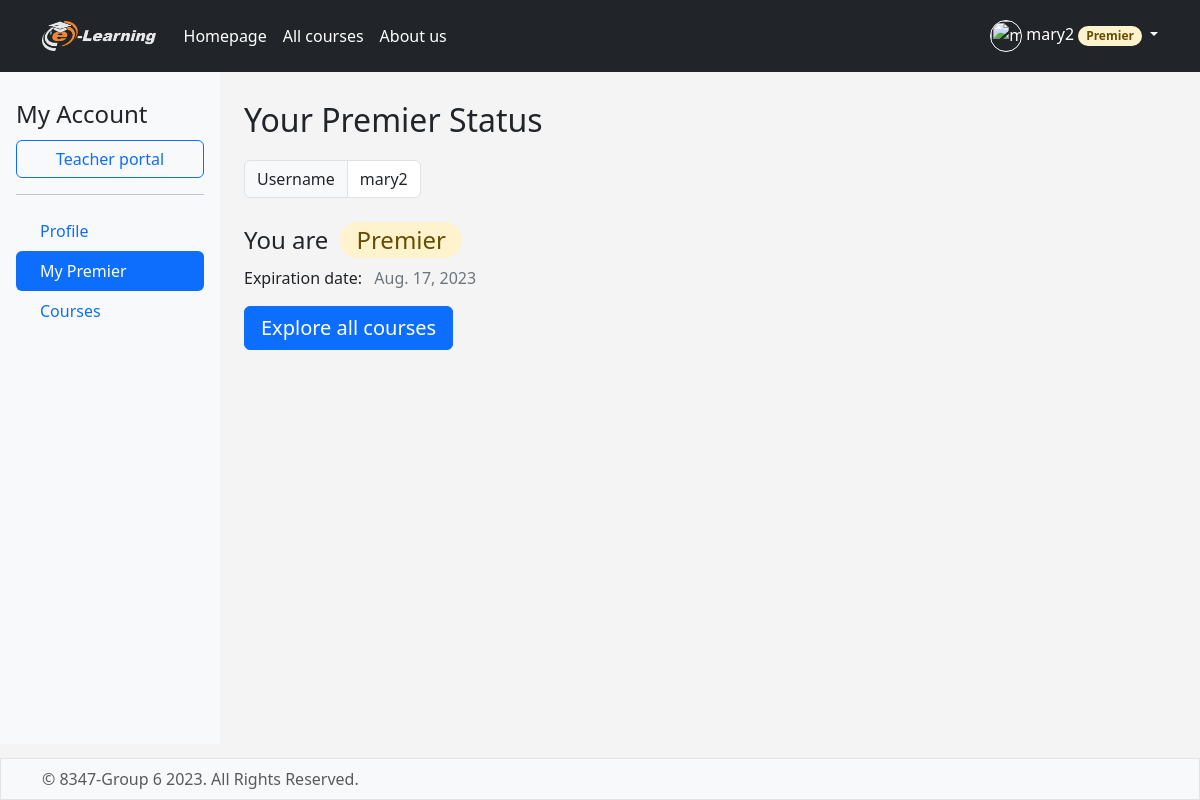
Before: /mypremier/ (signed in) with the older database file.
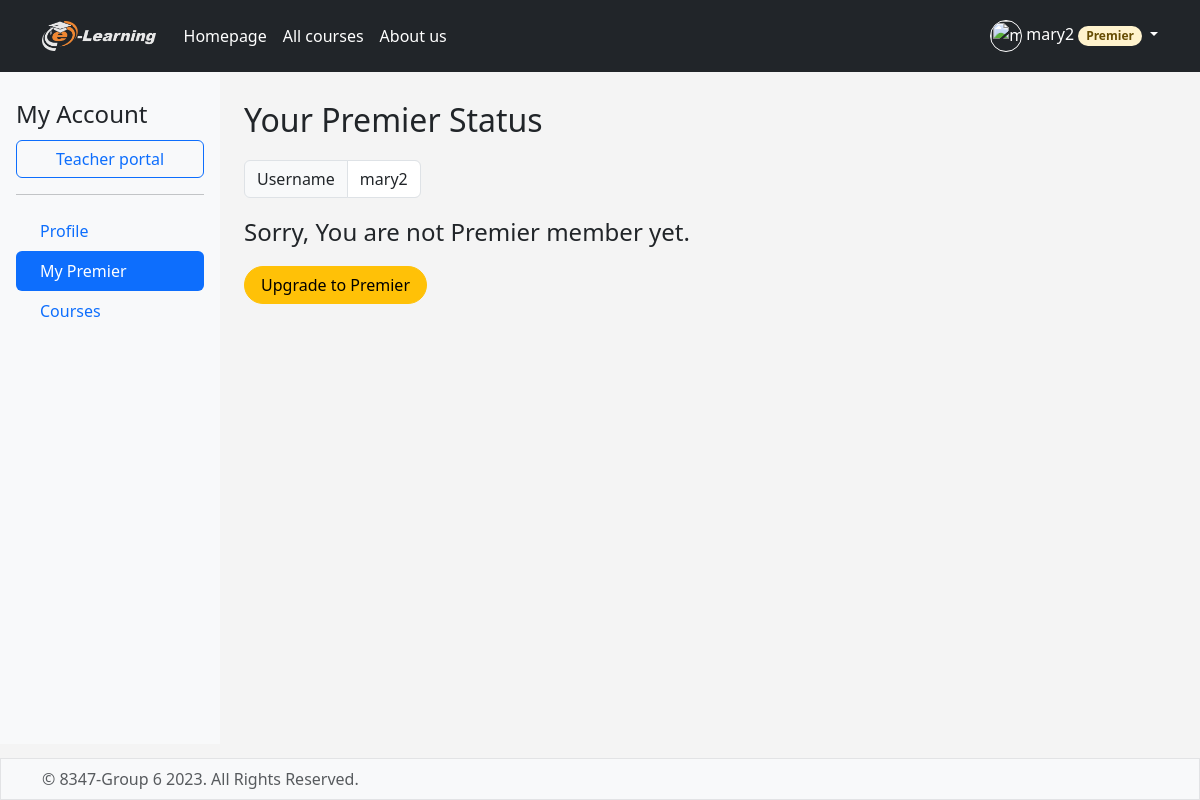
After: the same page with the newer database file.
### elearning/models.py (models this page shows, shortened)
class Student(User):
    avatar = models.ImageField(upload_to=rename_avatar,default='avatars/avatar-default.svg')
    bios = models.TextField(blank=True)
    billing_address = models.CharField(max_length=300,null=True,blank=True)
    phone_number = models.CharField(max_length=20,null=True,blank=True)
    is_premier = models.BooleanField(default=False)
    premier_expiration = models.DateField(blank=True,null=True)
    is_teacher = models.BooleanField(default=False)
    class Meta:
        verbose_name = 'Student'

### elearning/views.py (the view)
# urls.py: path("mypremier/", views.mypremier, name="mypremier"),
@login_required(login_url='elearning:login')
def mypremier(request):
    exp_date = ''
    student = Student.objects.get(pk=request.user.id)
    is_premier = student.is_premier
    if is_premier:
        exp_date = student.premier_expiration
    return render(request,'elearning/mypremier.html',{"is_premier":is_premier,"exp_date":exp_date})

### elearning/templates/elearning/mypremier.html (shortened to what this page needs)
{% extends 'elearning/base.html' %}
{% load bootstrap_icons %}
{% block content %}
    <main class="d-flex flex-nowrap">
        <div class="d-flex flex-column flex-shrink-0 p-3 bg-body-tertiary " style="width: 220px;min-height: 84vh">
            <span class="fs-4 py-2 align-items-center">My Account</span>
            <a href="{% url 'elearning:teacher-portal' %}" class="btn btn-outline-primary fs-6">Teacher portal</a>
            <hr>
            <ul class="nav nav-pills flex-column mb-auto">
                <li class="nav-item align-middle">
                    <a href="{% url 'elearning:profile' %}" class="nav-link align-baseline" aria-current="page">
                        &ensp;Profile
                    </a>
                </li>
                <li class="nav-item  align-middle">
                    <a href="{% url 'elearning:mypremier' %}" class="nav-link active align-baseline" aria-current="page">
                        &ensp;My Premier
                    </a>
                </li>
                <li class="nav-item align-middle">
                    <a href="{% url 'elearning:mycourses' %}" class="nav-link align-baseline" aria-current="page">
                        &ensp;Courses
                    </a>
                </li>
            </ul>
        </div>
        <div class="container p-4" style="overflow-y: auto;height: 100%;">
            <div>
                <Span class="fs-2 mb-3 fw-normal align-self-center">Your Premier Status&ensp;</Span>
                <div class="input-group mb-3 align-content-center" style="width:fit-content;">
                    <span class="input-group-text ">Username</span>
                    <span type="text" class="form-control" id="username" disabled>{{ user.username }}</span>
                </div>
            </div>
            {% if is_premier %}
                <div class="d-flex py-2 align-items-center ">
        <span class="fs-4  align-self-center">You are&ensp;</span>
        <span class="fs-4 px-3 text-warning-emphasis bg-warning-subtle rounded-pill align-self-center" >Premier</span>
                </div>
                <span class="fs-6 mb-1 fw-normal align-self-center">Expiration date:</span>
                <span class="fs-6 text-secondary">&ensp;{{ exp_date }}</span>
                <button class="btn fs-5 btn-primary btn px-3 align-self-center" type="button" onclick="location.href='{% url 'elearning:courselist' %}'" >Explore all courses{% bs_icon 'arrow-right-short' size='1.25em' %}</button>
                {% else %}
                <span class="fs-4  align-self-center">Sorry, You are not Premier member yet.</span>
                <button class="btn btn-warning rounded-pill px-3" type="button" style="position: relative"
                            onclick="location.href={% url 'elearning:premier' %}">
                        Upgrade to Premier
                    </button>
            {% endif %}
        </div>
    </main>
{% endblock %}

Changed rows visible on the page:
no longer on this page (row edited): Student: premier_expiration "Aug. 17, 2023"
Other visible differences:
text no longer shown: "You are Premier Expiration date: Explore all courses"
text now shown: "Sorry, You are not Premier member yet. Upgrade to Premier"
